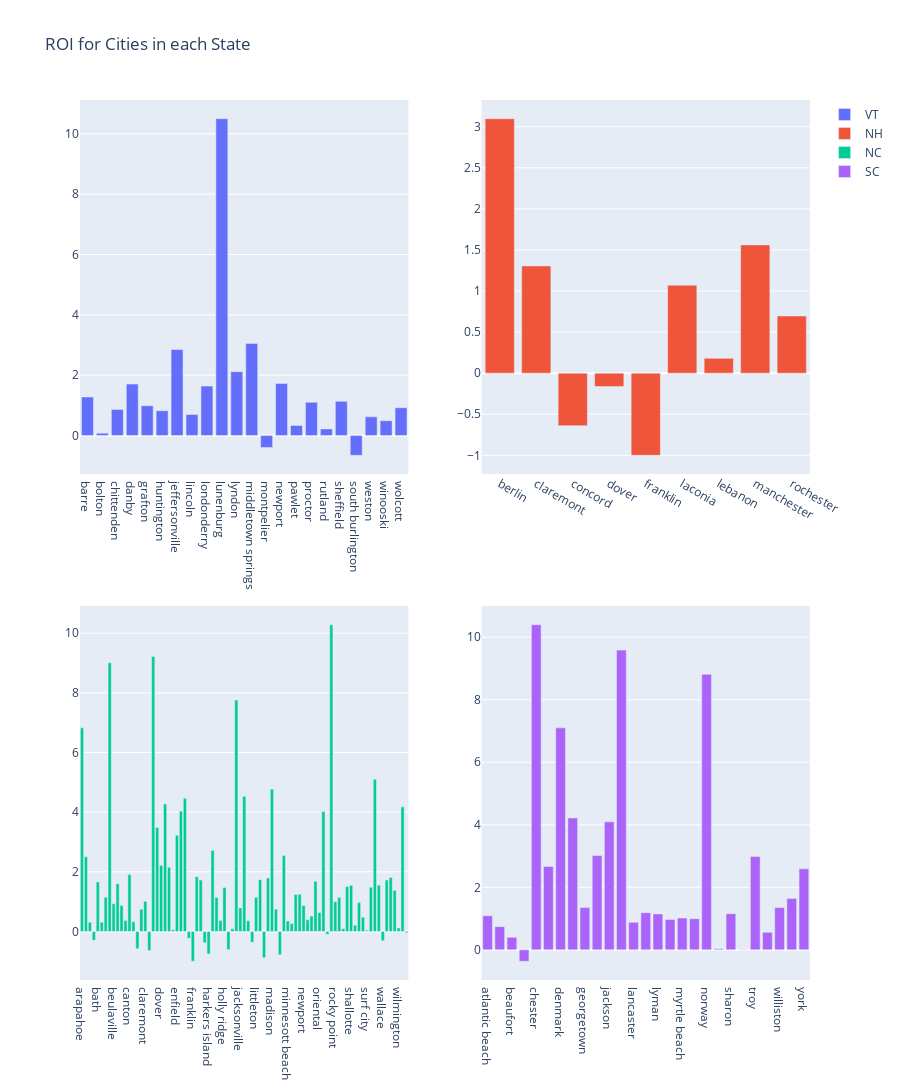

The cell this chart's notebook holds for it:
### Code cell
from plotly.subplots import make_subplots
import plotly.graph_objects as go

roi_subplots = make_subplots(rows=2, cols=2)

lists_town_home_price_occ_vt = lists_town_home_price_occ_all[(lists_town_home_price_occ_all['state_id'] == 'VT')]
lists_town_home_price_occ_nh = lists_town_home_price_occ_all[(lists_town_home_price_occ_all['state_id'] == 'NH')]
lists_town_home_price_occ_nc = lists_town_home_price_occ_all[(lists_town_home_price_occ_all['state_id'] == 'NC')]
lists_town_home_price_occ_sc = lists_town_home_price_occ_all[(lists_town_home_price_occ_all['state_id'] == 'SC')]

roi_subplots.append_trace(go.Bar(
    x=lists_town_home_price_occ_vt['town'],
    y=lists_town_home_price_occ_vt['median_ROI'], name="VT"
), row=1, col=1)

roi_subplots.append_trace(go.Bar(
    x=lists_town_home_price_occ_nh['town'],
    y=lists_town_home_price_occ_nh['median_ROI'], name="NH"
), row=1, col=2)

roi_subplots.append_trace(go.Bar(
    x=lists_town_home_price_occ_nc['town'],
    y=lists_town_home_price_occ_nc['median_ROI'], name="NC"
), row=2, col=1)

roi_subplots.append_trace(go.Bar(
    x=lists_town_home_price_occ_sc['town'],
    y=lists_town_home_price_occ_sc['median_ROI'], name="SC"
), row=2, col=2)


roi_subplots.update_layout(height = 1100, title_text="ROI for Cities in each State", barmode='group')
roi_subplots.show()

### Figure 1 — Plotly figure (JSON) as saved in the notebook; plotly's stock layout.template omitted (floating-point values rounded to 4 significant figures)
{"data": [{"name": "VT", "type": "bar", "x": ["barre", "bolton", "chittenden", "danby", "grafton", "huntington", "jeffersonville", "lincoln", "londonderry", "lunenburg", "lyndon", "middletown springs", "montpelier", "newport", "pawlet", "proctor", "rutland", "sheffield", "south burlington", "weston", "winooski", "wolcott"], "xaxis": "x", "y": [1.279, 0.07962, 0.8646, 1.705, 0.9895, 0.8223, 2.851, 0.6967, 1.639, 10.5, 2.118, 3.054, -0.3954, 1.727, 0.3337, 1.105, 0.2181, 1.134, -0.6541, 0.6197, 0.4921, 0.9229], "yaxis": "y"}, {"name": "NH", "type": "bar", "x": ["berlin", "claremont", "concord", "dover", "franklin", "laconia", "lebanon", "manchester", "rochester"], "xaxis": "x2", "y": [3.098, 1.305, -0.6393, -0.1622, -1, 1.071, 0.1803, 1.561, 0.6958], "yaxis": "y2"}, {"name": "NC", "type": "bar", "x": ["arapahoe", "atlantic", "atlantic beach", "bald head island", "bath", "beaufort", "belmont", "bethel", "beulaville", "bolton", "burgaw", "calabash", "canton", "carolina beach", "caswell beach", "cedar point", "claremont", "concord", "conway", "davis", "dover", "eden", "elizabethtown", "emerald isle", "enfield", "fair bluff", "fairfield", "fayetteville", "franklin", "gloucester", "greensboro", "hampstead", "harkers island", "harrells", "havelock", "holden beach", "holly ridge", "hope mills", "indian beach", "jackson", "jacksonville", "jefferson", "kure beach", "leland", "littleton", "lowell", "lumber bridge", "lumberton", "madison", "marshallberg", "middlesex", "milton", "minnesott beach", "morehead city", "mount holly", "new london", "newport", "north topsail beach", "oak island", "ocean isle beach", "oriental", "ossipee", "pine knoll shores", "plymouth", "rocky point", "roseboro", "salisbury", "sanford", "shallotte", "sneads ferry", "southport", "sunset beach", "surf city", "swansboro", "tabor city", "troy", "wallace", "washington", "wentworth", "whiteville", "wilmington", "windsor", "wrightsville beach"], "xaxis": "x3", "y": [6.827, 2.504, 0.3093, -0.2976, 1.661, 0.3102, 1.151, 9.009, 0.9288, 1.601, 0.8672, 0.3651, 1.906, 0.3256, -0.5756, 0.7439, 1.013, -0.638, 9.219, 3.488, 2.216, 4.278, 2.157, 0.06073, 3.228, 4.034, 4.468, -0.2294, -1, 1.833, 1.723, -0.3805, -0.7526, 2.718, 1.138, 0.3719, 1.478, -0.6056, 0.09151, 7.759, 0.7897, 4.535, 0.3571, -0.3651, 1.146, 1.737, -0.877, 1.793, 4.773, 0.7443, -0.7832, 2.543, 0.3515, 0.2657, 1.238, 1.25, 0.8732, 0.3916, 0.5181, 1.684, 0.635, 4.021, -0.09233, 10.29, 0.999, 1.137, 0.09003, 1.512, 1.547, 0.2075, 0.9752, 0.4786, 0.0398, 1.48, 5.104, 1.551, -0.3079, 1.723, 1.811, 1.375, 0.1157, 4.178, -0.04063], "yaxis": "y3"}, {"name": "SC", "type": "bar", "x": ["atlantic beach", "aynor", "beaufort", "charleston", "chester", "conway", "denmark", "fairfax", "georgetown", "greenwood", "jackson", "jefferson", "lancaster", "little river", "lyman", "murrells inlet", "myrtle beach", "north myrtle beach", "norway", "pawleys island", "sharon", "surfside beach", "troy", "wallace", "williston", "windsor", "york"], "xaxis": "x4", "y": [1.089, 0.7409, 0.4007, -0.3669, 10.4, 2.666, 7.101, 4.219, 1.351, 3.018, 4.096, 9.588, 0.8787, 1.188, 1.149, 0.9697, 1.015, 0.9959, 8.817, 0.03582, 1.156, 0.01393, 2.982, 0.5595, 1.354, 1.64, 2.59], "yaxis": "y4"}], "layout": {"barmode": "group", "height": 1100, "title": {"text": "ROI for Cities in each State"}, "xaxis": {"anchor": "y", "domain": [0, 0.45]}, "xaxis2": {"anchor": "y2", "domain": [0.55, 1]}, "xaxis3": {"anchor": "y3", "domain": [0, 0.45]}, "xaxis4": {"anchor": "y4", "domain": [0.55, 1]}, "yaxis": {"anchor": "x", "domain": [0.575, 1]}, "yaxis2": {"anchor": "x2", "domain": [0.575, 1]}, "yaxis3": {"anchor": "x3", "domain": [0, 0.425]}, "yaxis4": {"anchor": "x4", "domain": [0, 0.425]}}}
